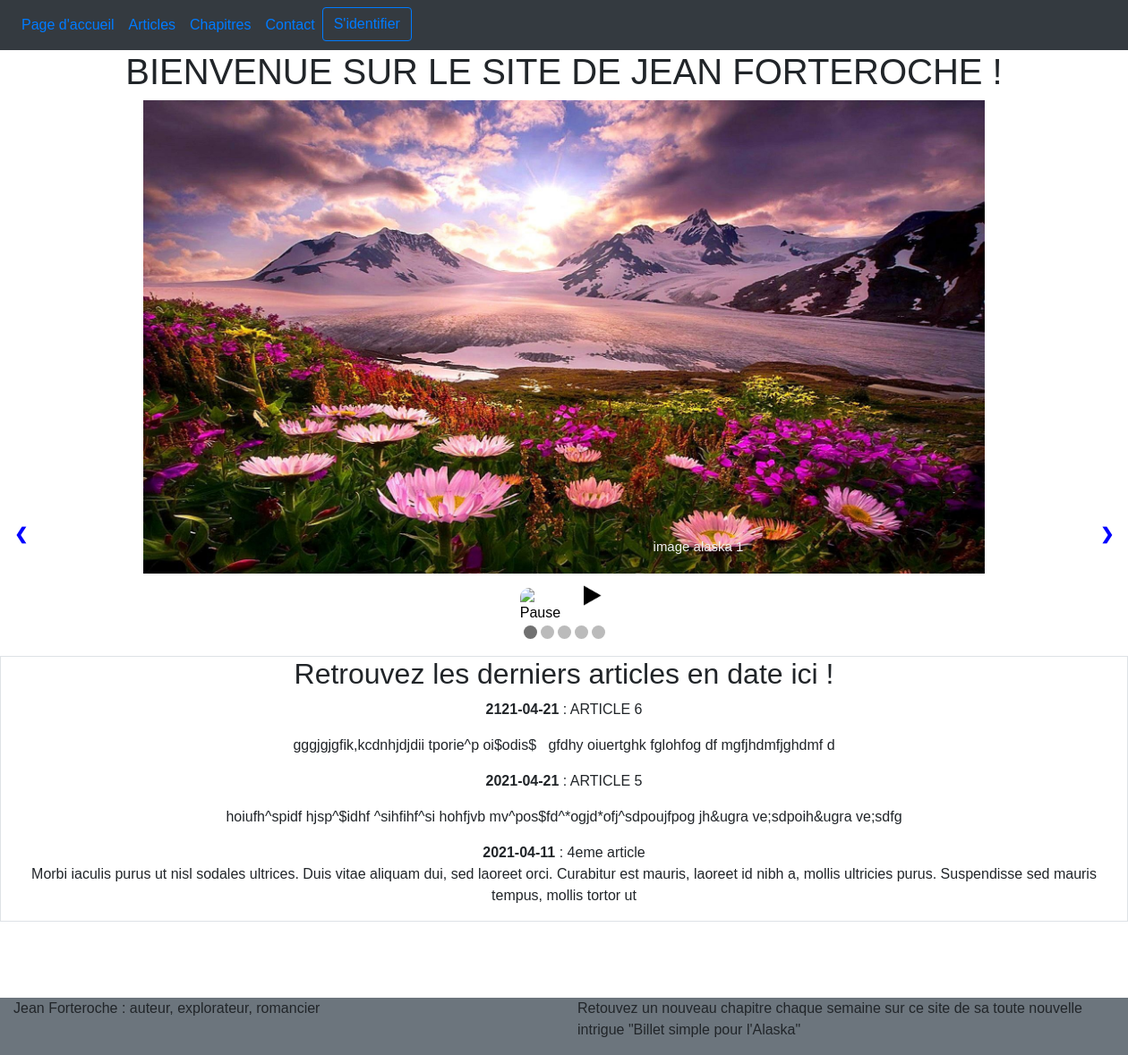
/, run on an earlier commit of the app's database.
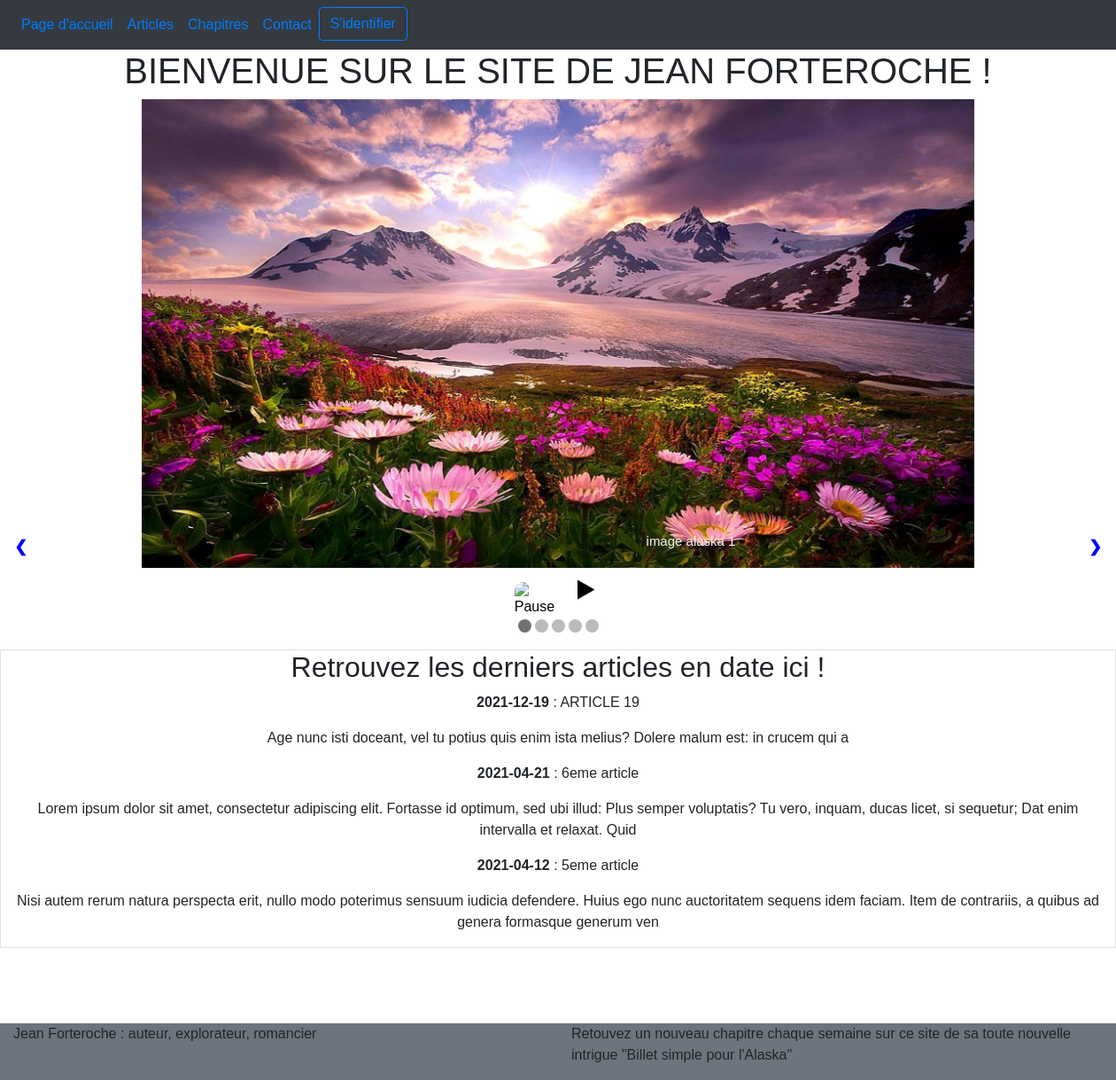
And on a later commit of the database.
### tables this page shows
CREATE TABLE `articles` (
  `id` int(11) NOT NULL,
  `date_publication` date NOT NULL,
  `titre` varchar(30) NOT NULL,
  `contenu` text NOT NULL
);

### model/article_manager.php (called while the page is built, shortened)
<?php
class ArticleManager extends Manager {
    public function getLastArticle() {
        $db = $this ->dbconnect();
        $req = $db -> query("SELECT id, date_publication, titre, SUBSTRING(contenu, 1, 200) AS contenu FROM articles ORDER BY date_publication DESC LIMIT 3");
        return $req;
    }
}
?>

### controller/article_controller.php (the view, shortened to what this page needs)
<?php
require_once('model/article_manager.php');
class ArticleController {
    public function afficheArticle() {
        $articleManager = new ArticleManager;
        $reponse = $articleManager -> getLastArticle();
        while($donnes = $reponse -> fetch()) {
            ?>
            <p>
                <strong><?php echo $donnes['date_publication']; ?></strong> : <?php echo $donnes['titre']; ?> <br/>
                <?php echo $donnes['contenu']; ?>
            </p>
            <?php
        }
    }
}
?>

### index.php (shortened to what this page needs)
<?php
    require_once('controller/article_controller.php');
    if (isset($_GET['action']))
        $page = $_GET['action'];
    else
        $page = 'Accueil';
    switch ($page) {
        default:
            include('view/accueil.php');
    }
?>

### view/accueil.php (shortened to what this page needs)
    <h1 class="text-center h1">BIENVENUE SUR LE SITE DE JEAN FORTEROCHE !</h1>
    <article class="container-fluid" id="slideContainer">
        <div class="row" id="slider" tabindex="0">
            <div class="slide col-lg-12">
                <div class="numbertext">1 / 5</div>
                <img src='./public/images/diapo1.jpg' class="img-responsive col-lg-12 " alt="un champs de fleurs devant des montagnes enneigées"/>
                <div class="text">image alaska 1</div>
            </div>
            <span class="prev">&#10094;</span>
            <span class="next">&#10095;</span>
        </div>
        <input type="image" id="pause" src="/Projet4/public/images/logoPause.jpg" alt=" Pause">
        <input type="image" id="resume" src="/Projet4/public/images/logoPlay.png" alt=" Play">
    </article>
    <div class="container-fluid text-center">
        <div class="row">
            <div class="col-sm-12 col-lg-12 border">
                <h2>Retrouvez les derniers articles en date ici !</h2>
                <?php
                    $article_controller = new articleController;
                    $article_controller -> afficheArticle();
                ?>
            </div>
        </div>
    </div>
    <br/>
    <br/>
<?php $content = ob_get_clean(); ?>
<?php require('template.php'); ?>

### view/template.php (shortened to what this page needs)
<!DOCTYPE html>
<html>
    <head>
        <link rel="stylesheet" href="https://stackpath.bootstrapcdn.com/bootstrap/4.4.1/css/bootstrap.min.css">
        <link rel="stylesheet" href="/Projet4/public/css/style.css">
    </head>
    <body>
        <header>
            <?php require('menu.php'); ?>
        </header>
        <?= $content ?>
        <footer>
            <?php require('footer.php'); ?>
        </footer>
    </body>
</html>

### view/menu.php (shortened to what this page needs)
<nav class="navbar navbar-expand-lg bg-dark">
    <ul id="navbarContent" class="navbar-nav show" >
        <li class="nav-item-active"><a class="nav-link" href="/Projet4/index.php"> Page d'accueil </a></li>
        <li class="nav-item"><a class="nav-link" href="/Projet4/index.php?action=articles"> Articles </a></li>
        <li class="nav-item"><a class="nav-link" href="/Projet4/index.php?action=chapitres" > Chapitres </a></li>
        <li class="nav-item"><a class="nav-link" href="/Projet4/index.php?action=contact" > Contact </a></li>
        <?php
            if(isset($_SESSION['pseudo'])) {
        ?>
            <li class="nav-item"><a class="nav-link" href="/Projet4/index.php?action=administration" > Admin </a></li>
            <li class="nav-item"><a class="nav-link deco" href="/Projet4/index.php?action=deconnexion" style='display: block;'> Déconnexion </a></li>
        <?php
            } else {
        ?>
            <li class="nav-item">
                <div style='display: inline'>
                    <button type="button" class="btn btn-outline-primary collapsed" data-toggle="collapse" data-target="#connexionContent" aria-expanded="false" > S'identifier </button>
                </div>
            </li>
        <?php
            }
        ?>
    </ul>
</nav>

### view/footer.php
<footer class="container-fluid bg-secondary">
    <div class="row">
        <p class="col-sm-12 col-lg-6">Jean Forteroche : auteur, explorateur, romancier</p>
        <p class="colsm-12 col-lg-6">Retouvez un nouveau chapitre chaque semaine sur ce site de sa toute nouvelle intrigue "Billet simple pour l'Alaska"</p>
    </div>
</footer>

### public/css/style.css (style rules this page uses)
* { box-sizing: border-box }
body { font-family: Verdana, sans-serif; margin:0 }
.slide { display: none }
img { vertical-align: middle; }
.slide { max-width: 1000px !important; position: relative !important; margin: auto !important; }
.prev, .next { cursor: pointer; position: absolute; top: 50%; width: auto; padding: 16px; margin-top: -22px; color: blue; font-weight: bold; font-size: 18px; transition: 0.6s ease; border-radius: 35%; user-select: none; }
.next { right: 0; border-radius: 35%; }
.text { color: #f2f2f2; font-size: 15px; padding: 8px 12px; position: absolute; bottom: 10px; left: 15%; width: 100%; text-align: center; }
.numbertext { color: #f2f2f2; font-size: 12px; padding: 8px 12px; position: absolute; top: 0; }
#pause { margin-left: 46%; border-radius: 10px; width: 4%; }
#resume { border-radius: 10px; width: 4%; }
footer { margin-top: 3%; }

What changed in the data, as far as the page shows it:
no longer on this page (row unchanged): articles: date_publication "2021-04-11", titre "4eme article", contenu "Morbi iaculis purus ut nisl sodales ultrices. Duis vitae aliquam dui, sed laoreet orci. Curabitur est mauris, laoreet id nibh a, mollis ultricies purus. Suspendisse sed mauris tempus, mollis tortor ut"
added articles: date_publication "2021-12-19", titre "ARTICLE 19", contenu "Age nunc isti doceant, vel tu potius quis enim ista melius? Dolere malum est: in crucem qui a"
changed articles: date_publication "2121-04-21" → "2021-04-21"; titre "ARTICLE 6" → "6eme article"; contenu "gggjgjgfik,kcdnhjdjdii tporie^p oi$odis$ gfdhy oiuertghk fglohfog df mgfjhdmfjghdmf d" → "Lorem ipsum dolor sit amet, consectetur adipiscing elit. Fortasse id optimum, sed ubi illud: Plus semper voluptatis? Tu vero, inquam, ducas licet, si sequetur; Dat enim intervalla et relaxat. Quid"
changed articles: date_publication "2021-04-21" → "2021-04-12"; titre "ARTICLE 5" → "5eme article"; contenu "hoiufh^spidf hjsp^$idhf ^sihfihf^si hohfjvb mv^pos$fd^*ogjd*ofj^sdpoujfpog jh&ugra ve;sdpoih&ugra ve;sdfg" → "Nisi autem rerum natura perspecta erit, nullo modo poterimus sensuum iudicia defendere. Huius ego nunc auctoritatem sequens idem faciam. Item de contrariis, a quibus ad genera formasque generum ven"
